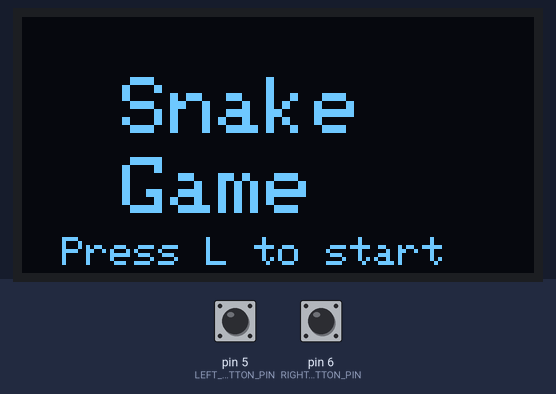
Simulated run of this sketch. Board: Arduino Uno, built with avr-gcc and run on an emulated ATmega328P. Parts: 128×64 one-colour display. Inputs (shaded band) come from the test bench; at power-on: pin 5 (LEFT_BUTTON_PIN) HIGH, pin 6 (RIGHT_BUTTON_PIN) HIGH. Random numbers use the default seed unless the sketch sets one.

Above: at 1.2 s.
1.3 s: pin 5 (LEFT_BUTTON_PIN) pulled LOW for 0.15 s
At 1.9 s:
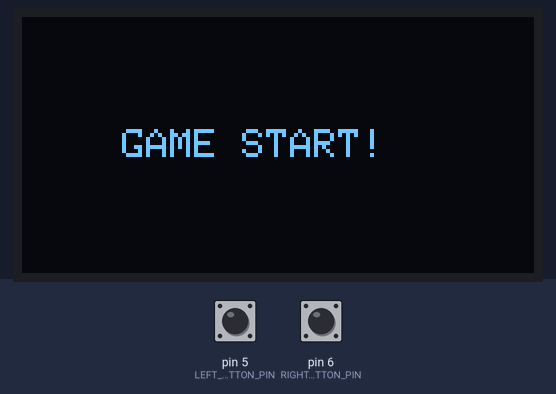
At 2.67 s:
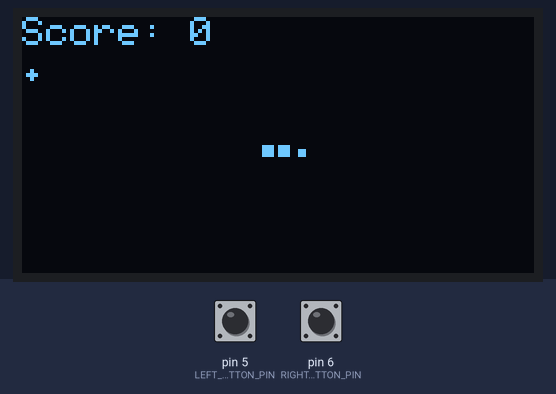
4.4 s: pin 5 (LEFT_BUTTON_PIN) pulled LOW for 3.2 s
At 4.68 s:
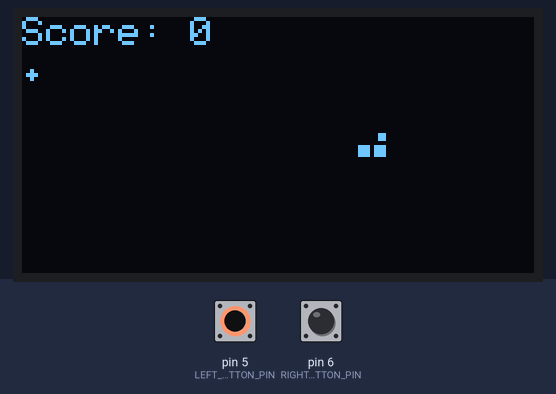
Timing chart, 0 to 7.4 s (numbered marks = the images above; inputs shaded):
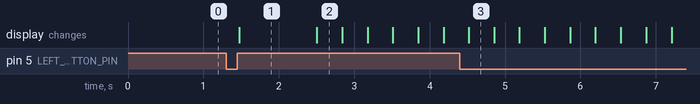

Measured:
- after the input at 1.3 s, the display: changes after 0.18 s (image 1)
- what the display in image 1 shows lasts 1.0 s, from 1.5 s to 2.5 s

The sketch:

snake.ino
```cpp
#include <Wire.h>
#include <Adafruit_GFX.h>
#include <Adafruit_SSD1306.h>

#define SCREEN_WIDTH 128
#define SCREEN_HEIGHT 64
Adafruit_SSD1306 display(SCREEN_WIDTH, SCREEN_HEIGHT, &Wire, -1);

const int LEFT_BUTTON_PIN = 5;
const int RIGHT_BUTTON_PIN = 6;

// ゲーム設定
const int gridSize = 4;
const int gridWidth = SCREEN_WIDTH / gridSize;
const int gridHeight = SCREEN_HEIGHT / gridSize;

// スネーク
const int maxSnakeLength = 100;
int snakeX[maxSnakeLength];
int snakeY[maxSnakeLength];
int snakeLength = 3;

// 方向 (0:右, 1:下, 2:左, 3:上)
int direction = 0;
int nextDirection = 0;

// エサ
int foodX = 0;
int foodY = 0;

// ゲーム状態
bool gameStarted = false;
bool gameOver = false;
int score = 0;
unsigned long lastMoveTime = 0;
int moveDelay = 300;  // 移動速度（ミリ秒）
unsigned long lastButtonTime = 0;
const int buttonDelay = 100;

void setup() {
  display.begin(SSD1306_SWITCHCAPVCC, 0x3C);
  pinMode(LEFT_BUTTON_PIN, INPUT_PULLUP);
  pinMode(RIGHT_BUTTON_PIN, INPUT_PULLUP);

  randomSeed(analogRead(0));

  displayTitle();
}

void displayTitle() {
  display.clearDisplay();
  display.setTextSize(2);
  display.setTextColor(SSD1306_WHITE);
  display.setCursor(25, 15);
  display.print("Snake");
  display.setCursor(25, 35);
  display.print("Game");
  display.setTextSize(1);
  display.setCursor(10, 55);
  display.print("Press L to start");
  display.display();
}

void generateFood() {
  // スネークと重ならない位置にエサを生成
  bool validPosition = false;
  while (!validPosition) {
    foodX = random(gridWidth);
    foodY = random(gridHeight);

    validPosition = true;
    for (int i = 0; i < snakeLength; i++) {
      if (snakeX[i] == foodX && snakeY[i] == foodY) {
        validPosition = false;
        break;
      }
    }
  }
}

void initGame() {
  display.clearDisplay();
  display.setTextSize(1);
  display.setTextColor(SSD1306_WHITE);
  display.setCursor(25, 28);
  display.print("GAME START!");
  display.display();
  delay(1000);

  // スネークの初期位置（中央、3マス、右向き）
  snakeLength = 3;
  for (int i = 0; i < snakeLength; i++) {
    snakeX[i] = gridWidth / 2 - i;
    snakeY[i] = gridHeight / 2;
  }
  direction = 0;  // 右向き
  nextDirection = 0;
  gameOver = false;
  score = 0;
  moveDelay = 300;

  // 最初のエサを生成
  generateFood();
}

void displayGameOver() {
  display.clearDisplay();
  display.setTextSize(2);
  display.setTextColor(SSD1306_WHITE);
  display.setCursor(15, 10);
  display.print("GAME");
  display.setCursor(15, 25);
  display.print("OVER");
  display.setTextSize(1);
  display.setCursor(25, 40);
  display.print("Score: ");
  display.print(score);
  display.setCursor(10, 55);
  display.print("Press L to retry");
  display.display();
}

void loop() {
  // ゲーム開始前
  if (!gameStarted) {
    if (digitalRead(LEFT_BUTTON_PIN) == LOW) {
      delay(50);
      while (digitalRead(LEFT_BUTTON_PIN) == LOW) {
        delay(10);
      }
      gameStarted = true;
      initGame();
    }
    return;
  }

  // ゲームオーバー
  if (gameOver) {
    displayGameOver();
    if (digitalRead(LEFT_BUTTON_PIN) == LOW) {
      delay(50);
      while (digitalRead(LEFT_BUTTON_PIN) == LOW) {
        delay(10);
      }
      gameStarted = false;
      displayTitle();
    }
    return;
  }

  // ゲーム中の処理
  unsigned long currentTime = millis();

  // ボタン入力で方向転換（ボタンを押した瞬間のみ反応）
  static bool leftButtonPressed = false;
  static bool rightButtonPressed = false;

  bool leftButtonCurrent = digitalRead(LEFT_BUTTON_PIN) == LOW;
  bool rightButtonCurrent = digitalRead(RIGHT_BUTTON_PIN) == LOW;

  if (leftButtonCurrent && !leftButtonPressed) {
    nextDirection = (direction + 3) % 4;  // 左回転
  }
  if (rightButtonCurrent && !rightButtonPressed) {
    nextDirection = (direction + 1) % 4;  // 右回転
  }

  leftButtonPressed = leftButtonCurrent;
  rightButtonPressed = rightButtonCurrent;

  // スネークの移動
  if (currentTime - lastMoveTime > moveDelay) {
    direction = nextDirection;

    // 新しい頭の位置を計算
    int newHeadX = snakeX[0];
    int newHeadY = snakeY[0];

    switch (direction) {
      case 0: newHeadX++; break;  // 右
      case 1: newHeadY++; break;  // 下
      case 2: newHeadX--; break;  // 左
      case 3: newHeadY--; break;  // 上
    }

    // 壁との衝突判定
    if (newHeadX < 0 || newHeadX >= gridWidth ||
        newHeadY < 0 || newHeadY >= gridHeight) {
      gameOver = true;
      lastMoveTime = currentTime;
      return;
    }

    // 自分の体との衝突判定
    for (int i = 1; i < snakeLength; i++) {
      if (newHeadX == snakeX[i] && newHeadY == snakeY[i]) {
        gameOver = true;
        lastMoveTime = currentTime;
        return;
      }
    }

    // エサとの衝突判定
    bool ateFood = false;
    if (newHeadX == foodX && newHeadY == foodY) {
      ateFood = true;
      score += 10;
      snakeLength++;
      generateFood();

      // スコアに応じて速度アップ
      if (score % 50 == 0 && moveDelay > 100) {
        moveDelay -= 20;
      }
    }

    // 体を移動（後ろから前へ）- エサを食べていない場合のみ
    if (!ateFood) {
      for (int i = snakeLength - 1; i > 0; i--) {
        snakeX[i] = snakeX[i - 1];
        snakeY[i] = snakeY[i - 1];
      }
    } else {
      // エサを食べた場合は体を伸ばす
      for (int i = snakeLength - 1; i > 0; i--) {
        snakeX[i] = snakeX[i - 1];
        snakeY[i] = snakeY[i - 1];
      }
    }

    // 頭を新しい位置に
    snakeX[0] = newHeadX;
    snakeY[0] = newHeadY;

    lastMoveTime = currentTime;
  }

  // 描画
  display.clearDisplay();

  // スコア表示
  display.setTextSize(1);
  display.setTextColor(SSD1306_WHITE);
  display.setCursor(0, 0);
  display.print("Score: ");
  display.print(score);

  // エサを描画
  display.fillCircle(foodX * gridSize + gridSize/2, foodY * gridSize + gridSize/2,
                     gridSize/2 - 1, SSD1306_WHITE);

  // スネークを描画
  for (int i = 0; i < snakeLength; i++) {
    if (i == 0) {
      // 頭は少し小さく（中央に描画）
      display.fillRect(snakeX[i] * gridSize + 1, snakeY[i] * gridSize + 1,
                        gridSize - 2, gridSize - 2, SSD1306_WHITE);
    } else {
      // 体
      display.fillRect(snakeX[i] * gridSize, snakeY[i] * gridSize,
                        gridSize - 1, gridSize - 1, SSD1306_WHITE);
    }
  }

  display.display();
  delay(10);
}
```
